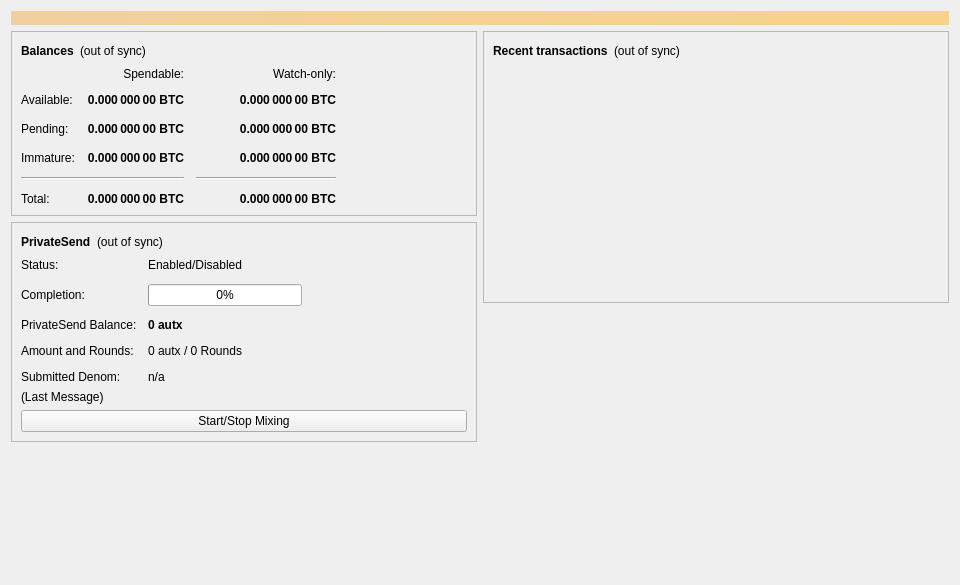
<?xml version="1.0" encoding="UTF-8"?>
<ui version="4.0">
 <class>OverviewPage</class>
 <widget class="QWidget" name="OverviewPage">
  <property name="geometry">
   <rect>
    <x>0</x>
    <y>0</y>
    <width>960</width>
    <height>585</height>
   </rect>
  </property>
  <property name="minimumSize">
   <size>
    <width>960</width>
    <height>0</height>
   </size>
  </property>
  <property name="windowTitle">
   <string>Form</string>
  </property>
  <layout class="QVBoxLayout" name="topLayout">
   <item>
    <widget class="QLabel" name="labelAlerts">
     <property name="visible">
      <bool>false</bool>
     </property>
     <property name="styleSheet">
      <string notr="true">QLabel { background-color: qlineargradient(x1: 0, y1: 0, x2: 1, y2: 0, stop:0 #F0D0A0, stop:1 #F8D488); color:#000000; }</string>
     </property>
     <property name="wordWrap">
      <bool>true</bool>
     </property>
     <property name="margin">
      <number>3</number>
     </property>
     <property name="textInteractionFlags">
      <set>Qt::TextSelectableByMouse</set>
     </property>
    </widget>
   </item>
   <item>
    <layout class="QHBoxLayout" name="horizontalLayout" stretch="1,1">
     <item>
      <layout class="QVBoxLayout" name="verticalLayout_2">
       <item>
        <widget class="QFrame" name="frame">
         <property name="frameShape">
          <enum>QFrame::StyledPanel</enum>
         </property>
         <property name="frameShadow">
          <enum>QFrame::Raised</enum>
         </property>
         <layout class="QVBoxLayout" name="verticalLayout_4">
          <item>
           <layout class="QHBoxLayout" name="horizontalLayout_4">
            <item>
             <widget class="QLabel" name="label_5">
              <property name="font">
               <font>
                <weight>75</weight>
                <bold>true</bold>
               </font>
              </property>
              <property name="text">
               <string>Balances</string>
              </property>
             </widget>
            </item>
            <item>
             <widget class="QLabel" name="labelWalletStatus">
              <property name="toolTip">
               <string>The displayed information may be out of date. Your wallet automatically synchronizes with the autx network after a connection is established, but this process has not completed yet.</string>
              </property>
              <property name="text">
               <string notr="true">(out of sync)</string>
              </property>
              <property name="alignment">
               <set>Qt::AlignLeading|Qt::AlignLeft|Qt::AlignVCenter</set>
              </property>
             </widget>
            </item>
            <item>
             <spacer name="horizontalSpacer_3">
              <property name="orientation">
               <enum>Qt::Horizontal</enum>
              </property>
              <property name="sizeHint" stdset="0">
               <size>
                <width>40</width>
                <height>20</height>
               </size>
              </property>
             </spacer>
            </item>
           </layout>
          </item>
          <item>
           <layout class="QGridLayout" name="gridLayout">
            <property name="spacing">
             <number>12</number>
            </property>
            <item row="2" column="2">
             <widget class="QLabel" name="labelWatchPending">
              <property name="font">
               <font>
                <weight>75</weight>
                <bold>true</bold>
               </font>
              </property>
              <property name="cursor">
               <cursorShape>IBeamCursor</cursorShape>
              </property>
              <property name="toolTip">
               <string>Unconfirmed transactions to watch-only addresses</string>
              </property>
              <property name="text">
               <string notr="true">0.000 000 00 BTC</string>
              </property>
              <property name="alignment">
               <set>Qt::AlignRight|Qt::AlignTrailing|Qt::AlignVCenter</set>
              </property>
              <property name="textInteractionFlags">
               <set>Qt::LinksAccessibleByMouse|Qt::TextSelectableByKeyboard|Qt::TextSelectableByMouse</set>
              </property>
             </widget>
            </item>
            <item row="2" column="1">
             <widget class="QLabel" name="labelUnconfirmed">
              <property name="font">
               <font>
                <weight>75</weight>
                <bold>true</bold>
               </font>
              </property>
              <property name="cursor">
               <cursorShape>IBeamCursor</cursorShape>
              </property>
              <property name="toolTip">
               <string>Total of transactions that have yet to be confirmed, and do not yet count toward the spendable balance</string>
              </property>
              <property name="text">
               <string notr="true">0.000 000 00 BTC</string>
              </property>
              <property name="alignment">
               <set>Qt::AlignRight|Qt::AlignTrailing|Qt::AlignVCenter</set>
              </property>
              <property name="textInteractionFlags">
               <set>Qt::LinksAccessibleByMouse|Qt::TextSelectableByKeyboard|Qt::TextSelectableByMouse</set>
              </property>
             </widget>
            </item>
            <item row="3" column="2">
             <widget class="QLabel" name="labelWatchImmature">
              <property name="font">
               <font>
                <weight>75</weight>
                <bold>true</bold>
               </font>
              </property>
              <property name="cursor">
               <cursorShape>IBeamCursor</cursorShape>
              </property>
              <property name="toolTip">
               <string>Mined balance in watch-only addresses that has not yet matured</string>
              </property>
              <property name="text">
               <string notr="true">0.000 000 00 BTC</string>
              </property>
              <property name="alignment">
               <set>Qt::AlignRight|Qt::AlignTrailing|Qt::AlignVCenter</set>
              </property>
              <property name="textInteractionFlags">
               <set>Qt::LinksAccessibleByMouse|Qt::TextSelectableByKeyboard|Qt::TextSelectableByMouse</set>
              </property>
             </widget>
            </item>
            <item row="4" column="0" colspan="2">
             <widget class="Line" name="lineSpendableBalance">
              <property name="orientation">
               <enum>Qt::Horizontal</enum>
              </property>
             </widget>
            </item>
            <item row="4" column="2">
             <widget class="Line" name="lineWatchBalance">
              <property name="sizePolicy">
               <sizepolicy hsizetype="Preferred" vsizetype="Fixed">
                <horstretch>0</horstretch>
                <verstretch>0</verstretch>
               </sizepolicy>
              </property>
              <property name="minimumSize">
               <size>
                <width>140</width>
                <height>0</height>
               </size>
              </property>
              <property name="orientation">
               <enum>Qt::Horizontal</enum>
              </property>
             </widget>
            </item>
            <item row="5" column="0">
             <widget class="QLabel" name="labelTotalText">
              <property name="text">
               <string>Total:</string>
              </property>
             </widget>
            </item>
            <item row="3" column="1">
             <widget class="QLabel" name="labelImmature">
              <property name="font">
               <font>
                <weight>75</weight>
                <bold>true</bold>
               </font>
              </property>
              <property name="cursor">
               <cursorShape>IBeamCursor</cursorShape>
              </property>
              <property name="toolTip">
               <string>Mined balance that has not yet matured</string>
              </property>
              <property name="text">
               <string notr="true">0.000 000 00 BTC</string>
              </property>
              <property name="alignment">
               <set>Qt::AlignRight|Qt::AlignTrailing|Qt::AlignVCenter</set>
              </property>
              <property name="textInteractionFlags">
               <set>Qt::LinksAccessibleByMouse|Qt::TextSelectableByKeyboard|Qt::TextSelectableByMouse</set>
              </property>
             </widget>
            </item>
            <item row="2" column="3">
             <spacer name="horizontalSpacer_2">
              <property name="orientation">
               <enum>Qt::Horizontal</enum>
              </property>
              <property name="sizeHint" stdset="0">
               <size>
                <width>40</width>
                <height>20</height>
               </size>
              </property>
             </spacer>
            </item>
            <item row="3" column="0">
             <widget class="QLabel" name="labelImmatureText">
              <property name="text">
               <string>Immature:</string>
              </property>
             </widget>
            </item>
            <item row="5" column="1">
             <widget class="QLabel" name="labelTotal">
              <property name="font">
               <font>
                <weight>75</weight>
                <bold>true</bold>
               </font>
              </property>
              <property name="cursor">
               <cursorShape>IBeamCursor</cursorShape>
              </property>
              <property name="toolTip">
               <string>Your current total balance</string>
              </property>
              <property name="text">
               <string notr="true">0.000 000 00 BTC</string>
              </property>
              <property name="alignment">
               <set>Qt::AlignRight|Qt::AlignTrailing|Qt::AlignVCenter</set>
              </property>
              <property name="textInteractionFlags">
               <set>Qt::LinksAccessibleByMouse|Qt::TextSelectableByKeyboard|Qt::TextSelectableByMouse</set>
              </property>
             </widget>
            </item>
            <item row="5" column="2">
             <widget class="QLabel" name="labelWatchTotal">
              <property name="font">
               <font>
                <weight>75</weight>
                <bold>true</bold>
               </font>
              </property>
              <property name="cursor">
               <cursorShape>IBeamCursor</cursorShape>
              </property>
              <property name="toolTip">
               <string>Current total balance in watch-only addresses</string>
              </property>
              <property name="text">
               <string notr="true">0.000 000 00 BTC</string>
              </property>
              <property name="alignment">
               <set>Qt::AlignRight|Qt::AlignTrailing|Qt::AlignVCenter</set>
              </property>
              <property name="textInteractionFlags">
               <set>Qt::LinksAccessibleByMouse|Qt::TextSelectableByKeyboard|Qt::TextSelectableByMouse</set>
              </property>
             </widget>
            </item>
            <item row="0" column="2">
             <widget class="QLabel" name="labelWatchonly">
              <property name="text">
               <string>Watch-only:</string>
              </property>
              <property name="alignment">
               <set>Qt::AlignRight|Qt::AlignTrailing|Qt::AlignVCenter</set>
              </property>
             </widget>
            </item>
            <item row="1" column="0">
             <widget class="QLabel" name="labelBalanceText">
              <property name="text">
               <string>Available:</string>
              </property>
             </widget>
            </item>
            <item row="1" column="1">
             <widget class="QLabel" name="labelBalance">
              <property name="font">
               <font>
                <weight>75</weight>
                <bold>true</bold>
               </font>
              </property>
              <property name="cursor">
               <cursorShape>IBeamCursor</cursorShape>
              </property>
              <property name="toolTip">
               <string>Your current spendable balance</string>
              </property>
              <property name="text">
               <string notr="true">0.000 000 00 BTC</string>
              </property>
              <property name="alignment">
               <set>Qt::AlignRight|Qt::AlignTrailing|Qt::AlignVCenter</set>
              </property>
              <property name="textInteractionFlags">
               <set>Qt::LinksAccessibleByMouse|Qt::TextSelectableByKeyboard|Qt::TextSelectableByMouse</set>
              </property>
             </widget>
            </item>
            <item row="1" column="2">
             <widget class="QLabel" name="labelWatchAvailable">
              <property name="font">
               <font>
                <weight>75</weight>
                <bold>true</bold>
               </font>
              </property>
              <property name="cursor">
               <cursorShape>IBeamCursor</cursorShape>
              </property>
              <property name="toolTip">
               <string>Your current balance in watch-only addresses</string>
              </property>
              <property name="text">
               <string notr="true">0.000 000 00 BTC</string>
              </property>
              <property name="alignment">
               <set>Qt::AlignRight|Qt::AlignTrailing|Qt::AlignVCenter</set>
              </property>
              <property name="textInteractionFlags">
               <set>Qt::LinksAccessibleByMouse|Qt::TextSelectableByKeyboard|Qt::TextSelectableByMouse</set>
              </property>
             </widget>
            </item>
            <item row="2" column="0">
             <widget class="QLabel" name="labelPendingText">
              <property name="text">
               <string>Pending:</string>
              </property>
             </widget>
            </item>
            <item row="0" column="1">
             <widget class="QLabel" name="labelSpendable">
              <property name="text">
               <string>Spendable:</string>
              </property>
              <property name="alignment">
               <set>Qt::AlignRight|Qt::AlignTrailing|Qt::AlignVCenter</set>
              </property>
             </widget>
            </item>
           </layout>
          </item>
         </layout>
        </widget>
       </item>
       <item>
        <widget class="QFrame" name="framePrivateSend">
         <property name="layoutDirection">
          <enum>Qt::LeftToRight</enum>
         </property>
         <property name="frameShape">
          <enum>QFrame::StyledPanel</enum>
         </property>
         <property name="frameShadow">
          <enum>QFrame::Raised</enum>
         </property>
         <layout class="QVBoxLayout" name="VerticalLayout_PS1">
          <item>
           <layout class="QHBoxLayout" name="horizontalLayout_5">
            <item>
             <widget class="QLabel" name="labelPrivateSendHeader">
              <property name="font">
               <font>
                <weight>75</weight>
                <bold>true</bold>
               </font>
              </property>
              <property name="text">
               <string>PrivateSend</string>
              </property>
             </widget>
            </item>
            <item>
             <widget class="QLabel" name="labelPrivateSendSyncStatus">
              <property name="toolTip">
               <string>The displayed information may be out of date. Your wallet automatically synchronizes with the autx network after a connection is established, but this process has not completed yet.</string>
              </property>
              <property name="text">
               <string notr="true">(out of sync)</string>
              </property>
              <property name="alignment">
               <set>Qt::AlignLeading|Qt::AlignLeft|Qt::AlignVCenter</set>
              </property>
             </widget>
            </item>
            <item>
             <spacer name="horizontalSpacer_4">
              <property name="orientation">
               <enum>Qt::Horizontal</enum>
              </property>
              <property name="sizeHint" stdset="0">
               <size>
                <width>40</width>
                <height>20</height>
               </size>
              </property>
             </spacer>
            </item>
           </layout>
          </item>
          <item>
           <layout class="QFormLayout" name="privateSendFormLayout">
            <property name="fieldGrowthPolicy">
             <enum>QFormLayout::AllNonFixedFieldsGrow</enum>
            </property>
            <property name="horizontalSpacing">
             <number>11</number>
            </property>
            <property name="verticalSpacing">
             <number>12</number>
            </property>
            <item row="0" column="0">
             <widget class="QLabel" name="labelPrivateSendEnabledText">
              <property name="text">
               <string>Status:</string>
              </property>
             </widget>
            </item>
            <item row="0" column="1">
             <widget class="QLabel" name="labelPrivateSendEnabled">
              <property name="text">
               <string>Enabled/Disabled</string>
              </property>
             </widget>
            </item>
            <item row="1" column="0">
             <widget class="QLabel" name="labelCompletitionText">
              <property name="text">
               <string>Completion:</string>
              </property>
             </widget>
            </item>
            <item row="1" column="1">
             <widget class="QProgressBar" name="privateSendProgress">
              <property name="maximumSize">
               <size>
                <width>154</width>
                <height>16777215</height>
               </size>
              </property>
              <property name="value">
               <number>0</number>
              </property>
             </widget>
            </item>
            <item row="2" column="0">
             <widget class="QLabel" name="labelAnonymizedText">
              <property name="text">
               <string>PrivateSend Balance:</string>
              </property>
             </widget>
            </item>
            <item row="2" column="1">
             <widget class="QLabel" name="labelAnonymized">
              <property name="font">
               <font>
                <weight>75</weight>
                <bold>true</bold>
               </font>
              </property>
              <property name="text">
               <string notr="true">0 autx</string>
              </property>
             </widget>
            </item>
            <item row="3" column="0">
             <widget class="QLabel" name="labelAmountAndRoundsText">
              <property name="text">
               <string>Amount and Rounds:</string>
              </property>
             </widget>
            </item>
            <item row="3" column="1">
             <widget class="QLabel" name="labelAmountRounds">
              <property name="text">
               <string>0 autx / 0 Rounds</string>
              </property>
             </widget>
            </item>
            <item row="4" column="0">
             <widget class="QLabel" name="labelSubmittedDenomText">
              <property name="text">
               <string>Submitted Denom:</string>
              </property>
             </widget>
            </item>
            <item row="4" column="1">
             <widget class="QLabel" name="labelSubmittedDenom">
              <property name="toolTip">
               <string>The denominations you submitted to the Masternode.&lt;br&gt;To mix, other users must submit the exact same denominations.</string>
              </property>
              <property name="text">
               <string>n/a</string>
              </property>
             </widget>
            </item>
           </layout>
          </item>
          <item>
           <layout class="QVBoxLayout" name="VerticalLayout_PS">
            <item>
             <widget class="QLabel" name="labelPrivateSendLastMessage">
              <property name="text">
               <string>(Last Message)</string>
              </property>
              <property name="alignment">
               <set>Qt::AlignLeading|Qt::AlignLeft|Qt::AlignTop</set>
              </property>
              <property name="wordWrap">
               <bool>true</bool>
              </property>
             </widget>
            </item>
            <item>
             <widget class="QPushButton" name="togglePrivateSend">
              <property name="sizePolicy">
               <sizepolicy hsizetype="MinimumExpanding" vsizetype="Fixed">
                <horstretch>0</horstretch>
                <verstretch>0</verstretch>
               </sizepolicy>
              </property>
              <property name="text">
               <string>Start/Stop Mixing</string>
              </property>
             </widget>
            </item>
           </layout>
          </item>
         </layout>
        </widget>
       </item>
       <item>
        <spacer name="verticalSpacer">
         <property name="orientation">
          <enum>Qt::Vertical</enum>
         </property>
         <property name="sizeHint" stdset="0">
          <size>
           <width>20</width>
           <height>40</height>
          </size>
         </property>
        </spacer>
       </item>
      </layout>
     </item>
     <item>
      <layout class="QVBoxLayout" name="verticalLayout_3">
       <item>
        <widget class="QFrame" name="frame_2">
         <property name="frameShape">
          <enum>QFrame::StyledPanel</enum>
         </property>
         <property name="frameShadow">
          <enum>QFrame::Raised</enum>
         </property>
         <layout class="QVBoxLayout" name="verticalLayout">
          <item>
           <layout class="QHBoxLayout" name="horizontalLayout_2">
            <item>
             <widget class="QLabel" name="label_4">
              <property name="font">
               <font>
                <weight>75</weight>
                <bold>true</bold>
               </font>
              </property>
              <property name="text">
               <string>Recent transactions</string>
              </property>
             </widget>
            </item>
            <item>
             <widget class="QLabel" name="labelTransactionsStatus">
              <property name="toolTip">
               <string>The displayed information may be out of date. Your wallet automatically synchronizes with the autx network after a connection is established, but this process has not completed yet.</string>
              </property>
              <property name="text">
               <string notr="true">(out of sync)</string>
              </property>
              <property name="alignment">
               <set>Qt::AlignLeading|Qt::AlignLeft|Qt::AlignVCenter</set>
              </property>
             </widget>
            </item>
            <item>
             <spacer name="horizontalSpacer">
              <property name="orientation">
               <enum>Qt::Horizontal</enum>
              </property>
              <property name="sizeHint" stdset="0">
               <size>
                <width>40</width>
                <height>20</height>
               </size>
              </property>
             </spacer>
            </item>
           </layout>
          </item>
          <item>
           <widget class="QListView" name="listTransactions">
            <property name="styleSheet">
             <string notr="true">QListView { background: transparent; }</string>
            </property>
            <property name="frameShape">
             <enum>QFrame::NoFrame</enum>
            </property>
            <property name="verticalScrollBarPolicy">
             <enum>Qt::ScrollBarAlwaysOff</enum>
            </property>
            <property name="horizontalScrollBarPolicy">
             <enum>Qt::ScrollBarAlwaysOff</enum>
            </property>
            <property name="selectionMode">
             <enum>QAbstractItemView::NoSelection</enum>
            </property>
           </widget>
          </item>
         </layout>
        </widget>
       </item>
       <item>
        <spacer name="verticalSpacer_2">
         <property name="orientation">
          <enum>Qt::Vertical</enum>
         </property>
         <property name="sizeHint" stdset="0">
          <size>
           <width>20</width>
           <height>40</height>
          </size>
         </property>
        </spacer>
       </item>
      </layout>
     </item>
    </layout>
   </item>
  </layout>
 </widget>
 <resources/>
 <connections/>
</ui>
